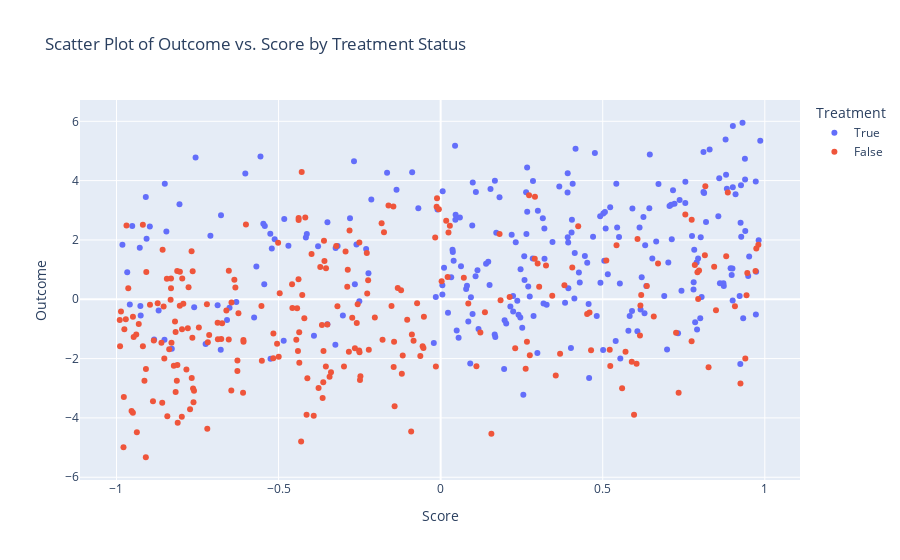

The notebook cell this image was saved under:
### Code cell
fig = px.scatter(
    x=df['score'],
    y=df['y'],
    color=df['d'].astype(bool),
    labels={
        "x": "Score",   
        "y": "Outcome",
        "color": "Treatment"
    },
    title="Scatter Plot of Outcome vs. Score by Treatment Status"
)

fig.update_layout(
    xaxis_title="Score",
    yaxis_title="Outcome"
)
fig.show()

### Figure 1 — Plotly figure (JSON) as saved in the notebook; plotly's stock layout.template omitted (floating-point values rounded to 4 significant figures; data arrays with more than 128 entries replaced by an {"elided": "..."} marker saying what was removed)
{"data": [{"hovertemplate": "Treatment=True<br>Score=%{x}<br>Outcome=%{y}<extra></extra>", "legendgroup": "True", "marker": {"color": "#636efa", "symbol": "circle"}, "mode": "markers", "name": "True", "orientation": "v", "showlegend": true, "type": "scatter", "x": {"elided": "252 float values"}, "xaxis": "x", "y": {"elided": "252 float values"}, "yaxis": "y"}, {"hovertemplate": "Treatment=False<br>Score=%{x}<br>Outcome=%{y}<extra></extra>", "legendgroup": "False", "marker": {"color": "#EF553B", "symbol": "circle"}, "mode": "markers", "name": "False", "orientation": "v", "showlegend": true, "type": "scatter", "x": {"elided": "248 float values"}, "xaxis": "x", "y": {"elided": "248 float values"}, "yaxis": "y"}], "layout": {"legend": {"title": {"text": "Treatment"}, "tracegroupgap": 0}, "title": {"text": "Scatter Plot of Outcome vs. Score by Treatment Status"}, "xaxis": {"anchor": "y", "domain": [0, 1], "title": {"text": "Score"}}, "yaxis": {"anchor": "x", "domain": [0, 1], "title": {"text": "Outcome"}}}}
